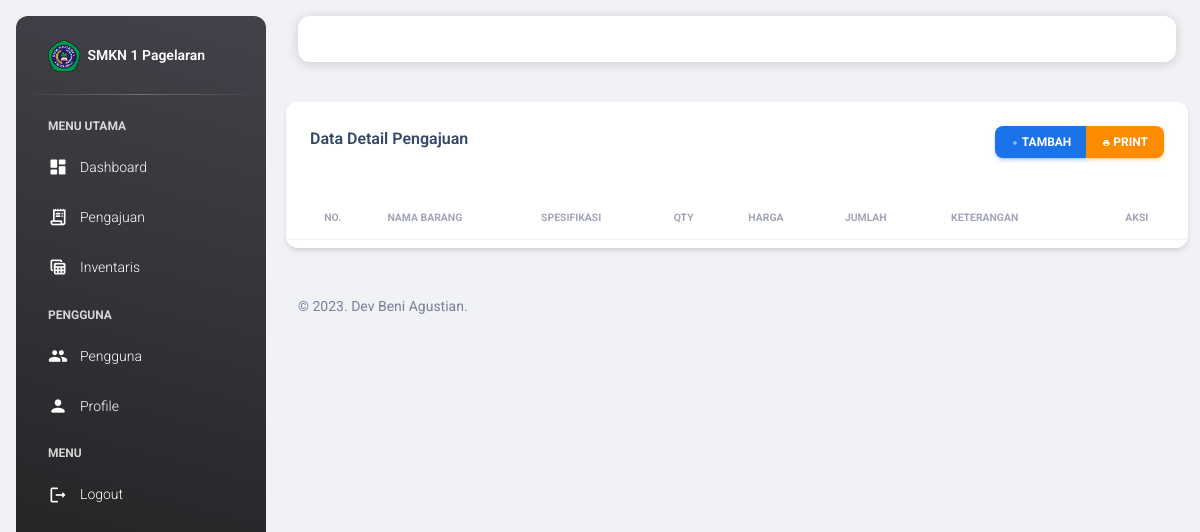
The page /view_pengajuan/pengajuan_detail.php?id_pengajuan=2 (signed in) on the database as committed earlier.
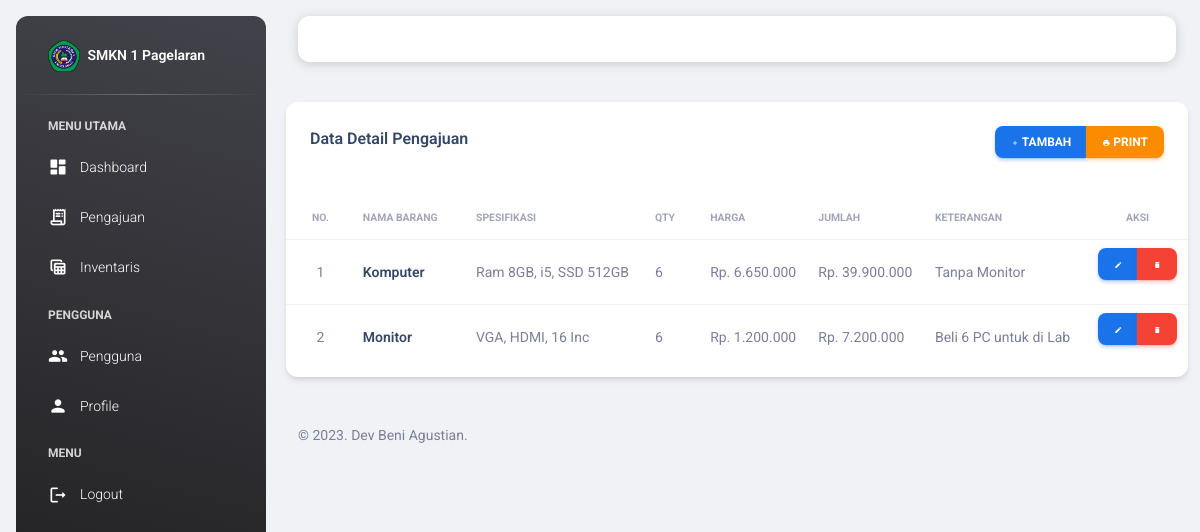
The same page on the database as committed later.
### tables this page shows
CREATE TABLE `pengajuan_detail` (
  `id_pengajuan_detail` int(11) NOT NULL,
  `id_pengajuan` int(11) NOT NULL,
  `nama_barang` varchar(255) NOT NULL,
  `spesifikasi` varchar(255) NOT NULL,
  `qty` int(11) NOT NULL,
  `harga` int(11) NOT NULL,
  `jumlah` int(11) NOT NULL,
  `keterangan` varchar(255) NOT NULL
);

### functions.php (called while the page is built, shortened)
<?php
$conn = mysqli_connect("localhost", "root", "", "db_siib");
function query($query)
{
    global $conn;
    $result = mysqli_query($conn, $query);
    $rows = [];
    while ($row = mysqli_fetch_assoc($result)) {
        $rows[] = $row;
    }
    return $rows;
}

### view_pengajuan/pengajuan_detail.php (the view, shortened to what this page needs)
<?php
include "../templates/header.php";
$id_pengajuan = $_GET["id_pengajuan"];
$pengajuan_detail = query(
    "SELECT * FROM pengajuan_detail
    WHERE id_pengajuan = $id_pengajuan"
);
?>
<div class="row mb-4">
    <div class="col-12 col-md-12">
        <div class="card">
            <div class="card-header pb-0">
                <div class="row">
                    <div class="col-lg-6 col-7">
                        <h6>Data Detail Pengajuan</h6>
                    </div>
                    <div class="col-lg-6 col-5 my-auto text-end">
                        <div class="btn-group btn-group-toggle" data-toggle="buttons">
                            <a href="pengajuan_detail_add.php?id_pengajuan=<?= $id_pengajuan; ?>"
                                class="btn btn-sm btn-info text-white"><i class="material-icons opacity-10">add</i>
                                Tambah</a>
                            <a href="pengajuan_detail_print.php?id_pengajuan=<?= $id_pengajuan; ?>"
                                class="btn btn-sm btn-warning text-white" target="_blank"><i
                                    class="material-icons opacity-10">print</i> Print</a>
                        </div>
                    </div>
                </div>
            </div>
            <div class="card-body px-0 pb-2">
                <div class="table-responsive">
                    <table class="table align-items-center mb-0" id="data-table">
                        <thead>
                            <tr>
                                <th
                                    class="text-uppercase text-secondary text-xxs font-weight-bolder opacity-7 text-center">
                                    No.</th>
                                <th class="text-uppercase text-secondary text-xxs font-weight-bolder opacity-7 ps-2">
                                    Nama Barang</th>
                                <th class="text-uppercase text-secondary text-xxs font-weight-bolder opacity-7 ps-2">
                                    Spesifikasi</th>
                                <th class="text-uppercase text-secondary text-xxs font-weight-bolder opacity-7 ps-2">
                                    Qty</th>
                                <th class="text-uppercase text-secondary text-xxs font-weight-bolder opacity-7 ps-2">
                                    Harga</th>
                                <th class="text-uppercase text-secondary text-xxs font-weight-bolder opacity-7 ps-2">
                                    Jumlah</th>
                                <th class="text-uppercase text-secondary text-xxs font-weight-bolder opacity-7 ps-2">
                                    Keterangan</th>
                                <th
                                    class="text-center text-uppercase text-secondary text-xxs font-weight-bolder opacity-7">
                                    Aksi</th>
                            </tr>
                        </thead>
                        <tbody>
                            <?php $n = 1; ?>
                            <?php foreach ($pengajuan_detail as $pd): ?>
                                <tr>
                                    <td class="text-center text-sm">
                                        <span class="mb-0 text-sm">
                                            <?= $n; ?>
                                        </span>
                                    </td>
                                    <td>
                                        <h6 class="mb-0 text-sm">
                                            <?= $pd["nama_barang"]; ?>
                                        </h6>
                                    </td>
                                    <td>
                                        <span class="mb-0 text-sm">
                                            <?= $pd["spesifikasi"]; ?>
                                        </span>
                                    </td>
                                    <td>
                                        <span class="mb-0 text-sm">
                                            <?= $pd["qty"]; ?>
                                        </span>
                                    </td>
                                    <td>
                                        <span class="mb-0 text-sm">
                                            Rp.
                                            <?= number_format($pd["harga"], 0, ',', '.'); ?>
                                        </span>
                                    </td>
                                    <td>
                                        <span class="mb-0 text-sm">Rp.
                                            <?= number_format($pd["jumlah"], 0, ',', '.'); ?>
                                        </span>
                                    </td>
                                    <td>
                                        <span class="mb-0 text-sm">
                                            <?= $pd["keterangan"]; ?>
                                        </span>
                                    </td>
                                    <td class="align-middle text-center">
                                        <div class="btn-group btn-group-toggle" data-toggle="buttons">
                                            <a href="pengajuan_detail_edit.php?id_pengajuan_detail=<?= $pd["id_pengajuan_detail"] ?>&id_pengajuan=<?= $id_pengajuan ?>"
                                                class="btn btn-sm btn-info text-white"><i
                                                    class="material-icons opacity-10">edit</i></a>
                                            <a href="pengajuan_detail_delete.php?id_pengajuan_detail=<?= $pd["id_pengajuan_detail"] ?>&id_pengajuan=<?= $id_pengajuan ?>"
                                                class="btn btn-sm btn-danger text-white"
                                                onclick="return confirm('Yakin ingin menghapus <?= $pd['nama_barang']; ?>?');"><i
                                                    class="material-icons opacity-10">delete</i></a>
                                        </div>
                                    </td>
                                </tr>
                                <?php $n++; ?>
                            <?php endforeach; ?>
                        </tbody>
                    </table>
                </div>
            </div>
        </div>
    </div>
</div>
<?php
include "../templates/footer.php";
?>

### templates/header.php (shortened to what this page needs)
<?php
require "../functions.php";
?>
<!DOCTYPE html>
<html lang="en">
<head>
    <link href="../assets/css/nucleo-icons.css" rel="stylesheet" />
    <link href="../assets/css/nucleo-svg.css" rel="stylesheet" />
    <link href="../assets/online/icon.css" rel="stylesheet">
    <link id="pagestyle" href="../assets/css/material-dashboard.css?v=3.0.5" rel="stylesheet" />
    <link rel="stylesheet" href="../vendor/simple-datatables/style.css">
</head>
<body class="g-sidenav-show  bg-gray-200">
    <?php
    include "sidebar.php";
    ?>
    <main class="main-content position-relative max-height-vh-100 h-100 border-radius-lg ">
        <?php
        include "topbar.php";
        ?>
        <div class="container-fluid py-4">

### templates/sidebar.php (shortened to what this page needs)
<aside
    class="sidenav navbar navbar-vertical navbar-expand-xs border-0 border-radius-xl my-3 fixed-start ms-3   bg-gradient-dark"
    id="sidenav-main">
    <div class="sidenav-header">
        <a class="navbar-brand m-0" href=" https://demos.creative-tim.com/material-dashboard/pages/dashboard "
            target="_blank">
            <img src="../assets/img/logo sekolah.png" class="navbar-brand-img h-100" alt="main_logo">
            <span class="ms-1 font-weight-bold text-white">SMKN 1 Pagelaran</span>
        </a>
    </div>
    <hr class="horizontal light mt-0 mb-2">
    <div class="w-auto">
        <ul class="navbar-nav">
            <li class="nav-item mt-3">
                <h6 class="ps-4 ms-2 text-uppercase text-xs text-white font-weight-bolder opacity-8">Menu Utama
                </h6>
            </li>
            <li class="nav-item">
                <a class="nav-link text-white" href="../view_admin/dashboard.php">
                    <div class="text-white text-center me-2 d-flex align-items-center justify-content-center">
                        <i class="material-icons opacity-10">dashboard</i>
                    </div>
                    <span class="nav-link-text ms-1">Dashboard</span>
                </a>
            </li>
            <li class="nav-item">
                <a class="nav-link text-white " href="../view_pengajuan/pengajuan.php">
                    <div class="text-white text-center me-2 d-flex align-items-center justify-content-center">
                        <i class="material-icons opacity-10">receipt_long</i>
                    </div>
                    <span class="nav-link-text ms-1">Pengajuan</span>
                </a>
            </li>
            <li class="nav-item">
                <a class="nav-link text-white " href="../view_inventaris/inventaris.php">
                    <div class="text-white text-center me-2 d-flex align-items-center justify-content-center">
                        <i class="material-icons opacity-10">table_view</i>
                    </div>
                    <span class="nav-link-text ms-1">Inventaris</span>
                </a>
            </li>
            <li class="nav-item mt-3">
                <h6 class="ps-4 ms-2 text-uppercase text-xs text-white font-weight-bolder opacity-8">Pengguna
                </h6>
            </li>
            <li class="nav-item">
                <a class="nav-link text-white " href="../view_user/users.php">
                    <div class="text-white text-center me-2 d-flex align-items-center justify-content-center">
                        <i class="material-icons opacity-10">people</i>
                    </div>
                    <span class="nav-link-text ms-1">Pengguna</span>
                </a>
            </li>
            <li class="nav-item">
                <a class="nav-link text-white " href="../view_user/profile.php">
                    <div class="text-white text-center me-2 d-flex align-items-center justify-content-center">
                        <i class="material-icons opacity-10">person</i>
                    </div>
                    <span class="nav-link-text ms-1">Profile</span>
                </a>
            </li>
            <li class="nav-item mt-3">
                <h6 class="ps-4 ms-2 text-uppercase text-xs text-white font-weight-bolder opacity-8">Menu
                </h6>
            </li>
            <li class="nav-item">
                <a class="nav-link text-white " href="../logout.php"
                    onclick="return confirm('Yakin ingin keluar dari aplikasi?');">
                    <div class="text-white text-center me-2 d-flex align-items-center justify-content-center">
                        <i class="material-icons opacity-10">logout</i>
                    </div>
                    <span class="nav-link-text ms-1">Logout</span>
                </a>
            </li>
        </ul>
    </div>
</aside>

### templates/topbar.php (shortened to what this page needs)
<nav class="navbar navbar-main navbar-expand-lg px-0 mx-4 my-3 border-radius-xl bg-white" id="navbarBlur"
    data-scroll="true">
    <div class="container-fluid py-1 px-3">
        <div class="collapse navbar-collapse mt-sm-0 mt-2 me-md-0 me-sm-4" id="navbar">
            <ul class="navbar-nav  justify-content-end">
                <li class="nav-item dropdown pe-2 d-flex align-items-center">
                    <a href="javascript:;" class="nav-link text-body p-0" id="dropdownMenuButton"
                        data-bs-toggle="dropdown" aria-expanded="false">
                        <i class="fa fa-user cursor-pointer"></i>
                    </a>
                </li>
            </ul>
        </div>
    </div>
</nav>

### templates/footer.php (shortened to what this page needs)
<footer class="footer py-4  ">
    <div class="container-fluid">
        <div class="row align-items-center justify-content-lg-between">
            <div class="col-lg-6 mb-lg-0 mb-4">
                <div class="copyright text-center text-sm text-muted text-lg-start">
                    ©
                    <?= date("Y"); ?>.
                    Dev Beni Agustian.
                </div>
            </div>
        </div>
    </div>
</footer>
</div>
</main>
</body>
</html>

Rows that differ between the two databases and show on the page:
added pengajuan_detail: nama_barang "Komputer", spesifikasi "Ram 8GB, i5, SSD 512GB", qty "6", harga "6.650.000", jumlah "39.900.000", keterangan "Tanpa Monitor"
added pengajuan_detail: nama_barang "Monitor", spesifikasi "VGA, HDMI, 16 Inc", qty "6", harga "1.200.000", jumlah "7.200.000", keterangan "Beli 6 PC untuk di Lab"
